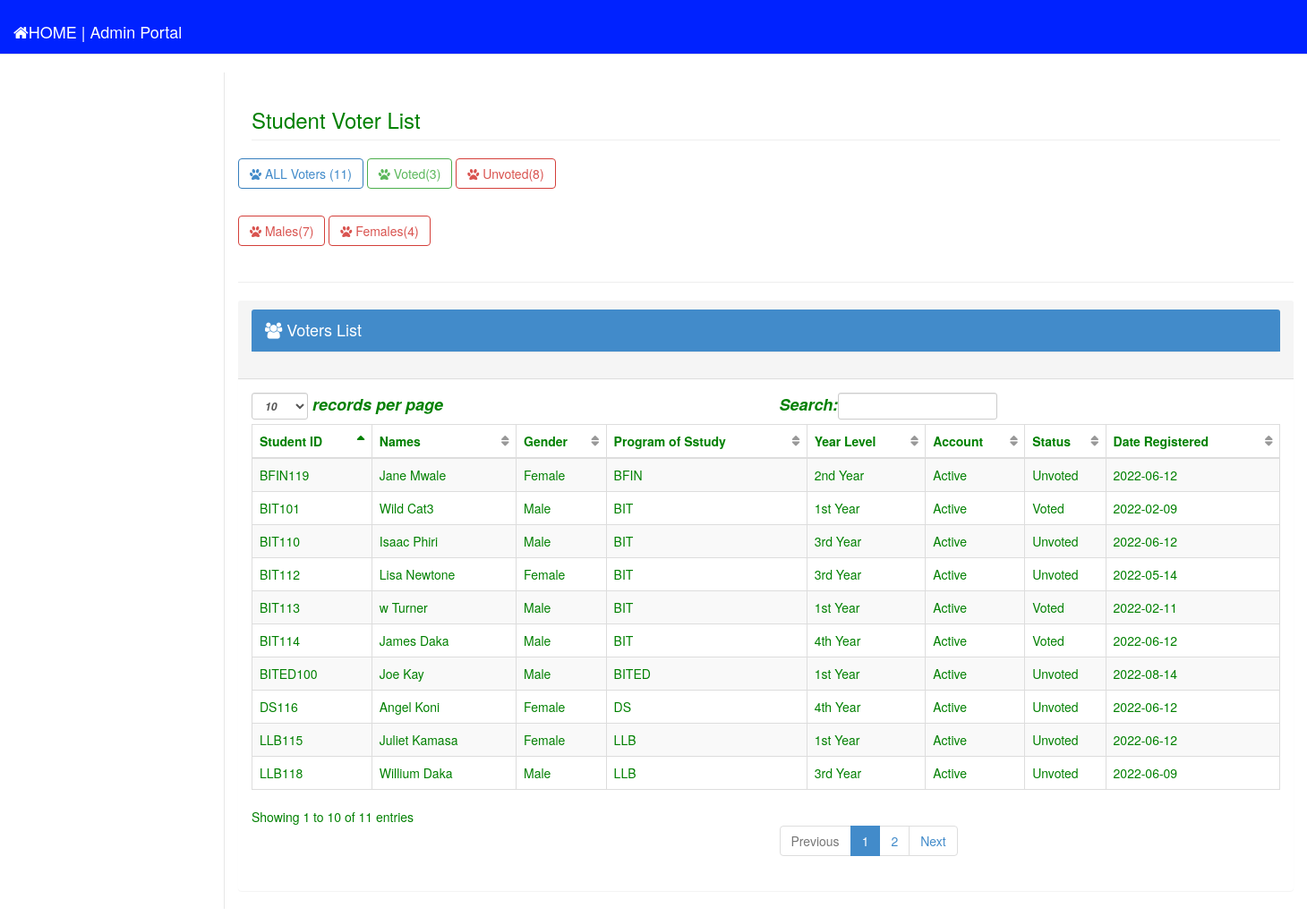
The page /admin2/voters.php (signed in) on the database its author committed.
### tables this page shows
CREATE TABLE `voters` (
  `voters_id` int(11) NOT NULL,
  `id_number` varchar(12) NOT NULL,
  `firstname` varchar(100) NOT NULL,
  `lastname` varchar(100) NOT NULL,
  `gender` varchar(6) NOT NULL,
  `prog_study` varchar(10) NOT NULL,
  `year_level` varchar(100) NOT NULL,
  `status` varchar(100) NOT NULL,
  `account` varchar(100) NOT NULL DEFAULT 'Inactive',
  `date` date DEFAULT NULL,
  `password` varchar(100) NOT NULL
);

### admin2/voters.php (the view, shortened to what this page needs)
<?php include ('head.php');?>
<body>
    <div id="wrapper">
        <?php include ('side_bar.php');?>
        <div id="page-wrapper">
            <div class="row">
                <div class="col-lg-12">
                    <h3 class="page-header">Student Voter List</h3>
                </div>
				<?php
					$count = $conn->query("SELECT COUNT(*) as total FROM `voters`")->fetch_array();
					$count1 =  $conn->query("SELECT COUNT(*) as total FROM `voters` WHERE `status` = 'Voted'")->fetch_array();
					$count2 = $conn->query("SELECT COUNT(*) as total FROM `voters` WHERE `status` = 'Unvoted'")->fetch_array();
                    $count3 = $conn->query("SELECT COUNT(*) as total FROM `voters` WHERE `gender` = 'Male' ")->fetch_array();
                    $count4 =  $conn->query("SELECT COUNT(*) as total FROM `voters` WHERE `gender` = 'Female'")->fetch_array();
					?>
				<a href="voters.php" class = "btn btn-primary btn-outline"><i class = "fa fa-paw"></i> ALL Voters (<?php echo $count['total']?>)</a>
				<a href="voted.php" class = "btn btn-success btn-outline"><i class = "fa fa-paw"></i> Voted(<?php echo $count1['total']?>)</a>
				<a href="unvoted.php" class = "btn btn-danger btn-outline"><i class = "fa fa-paw"></i> Unvoted(<?php echo $count2['total']?>) </a><p><br clear = all><p/>
                <a href=" " class = "btn btn-danger btn-outline"><i class = "fa fa-paw"></i> Males(<?php echo $count3['total']?>)</a>
                <a href=" " class = "btn btn-danger btn-outline"><i class = "fa fa-paw"></i> Females(<?php echo $count4['total']?>)</a> &nbsp; &nbsp; &nbsp; &nbsp; &nbsp;
				<br />
				<br />
				<hr/>
                    <div class="panel panel-default">
                        <div class="panel-heading">
                            <h4 class="modal-title" id="myModalLabel">
												<div class="panel panel-primary">
													<div class="panel-heading"><i class = "fa fa-users"></i>
														Voters List
													</div>
												</div>
											</h4>
                        </div>
                        <div class="panel-body">
                            <div class="table-responsive">
                                <table class="table table-striped table-bordered table-hover" id="dataTables-example">
                                    <thead>
                                            <th>Student ID</th>
                                            <th>Names</th>
                                            <th>Gender</th>
                                            <th>Program of Sstudy</th>
                                            <th>Year Level</th>
                                            <th>Account</th>
                                            <th>Status</th>
                                            <th>Date Registered</th>
                                    </thead>
                                    <tbody>
                                        <?php
                                            require 'dbcon.php';
                                            $query = $conn->query("SELECT * FROM voters ORDER BY voters_id DESC");
                                            while($row1 = $query->fetch_array()){
                                        ?>
                                            <tr >
                                                <td><?php echo $row1 ['id_number'];?></td>
                                                <td><?php echo $row1 ['firstname']." ". $row1 ['lastname'];?></td>
                                                <td><?php echo $row1 ['gender'];?></td>
                                                <td><?php echo $row1['prog_study'];?></td>
                                                <td><?php echo $row1 ['year_level'];?></td>
                                                <td><?php echo $row1 ['account'];?></td>
                                                <td><?php echo $row1 ['status'];?></td>
                                                <td><?php echo $row1 ['date'];?></td>
                                            </tr>
                                       <?php } ?>
                                    </tbody>
                                </table>
                            </div>
                        </div>
                    </div>
            </div>
        </div>
</body>
</html>

### admin2/css/sb-admin-2.css (style rules this page uses)
body { background-color: #f8f8f8; }
#wrapper { width: 100%; }
#page-wrapper { padding: 0 15px; min-height: 568px; background-color: #fff; }
@media (min-width:768px) { #page-wrapper { position: inherit; margin: 0 0 0 250px; padding: 0 30px; border-left: 1px solid #e7e7e7; } }
.btn-outline { color: inherit; background-color: transparent; transition: all .5s; }
.btn-primary.btn-outline { color: #428bca; }
.btn-success.btn-outline { color: #5cb85c; }
.btn-danger.btn-outline { color: #d9534f; }
table.dataTable thead .sorting, table.dataTable thead .sorting_asc, table.dataTable thead .sorting_desc, table.dataTable thead .sorting_asc_disabled, table.dataTable thead .sorting_desc_disabled { background: 0 0; }
table.dataTable thead .sorting_asc:after { content: "\f0de"; float: right; font-family: fontawesome; }
table.dataTable thead .sorting:after { content: "\f0dc"; float: right; font-family: fontawesome; color: rgba(50,50,50,.5); }

### admin2/css/MyStyles.css (style rules this page uses)
body { background-color: white; background-size: 100%; color: green; }
#wrapper { background-color: white; padding-bottom: 20px; }
.panel { border: none; }
a { text-decoration: none; color: black; }

### rows shown on the page
voters: id_number "BITED100", firstname "Joe", lastname "Kay", gender "Male", prog_study "BITED", year_level "1st Year", account "Active", status "Unvoted", date "2022-08-14"
voters: id_number "BIT112", firstname "Lisa", lastname "Newtone", gender "Female", prog_study "BIT", year_level "3rd Year", account "Active", status "Unvoted", date "2022-05-14"
voters: id_number "LLB118", firstname "Willium", lastname "Daka", gender "Male", prog_study "LLB", year_level "3rd Year", account "Active", status "Unvoted", date "2022-06-09"
voters: id_number "LLB115", firstname "Juliet", lastname "Kamasa", gender "Female", prog_study "LLB", year_level "1st Year", account "Active", status "Unvoted", date "2022-06-12"
voters: id_number "DS116", firstname "Angel", lastname "Koni", gender "Female", prog_study "DS", year_level "4th Year", account "Active", status "Unvoted", date "2022-06-12"
voters: id_number "BIT114", firstname "James", lastname "Daka", gender "Male", prog_study "BIT", year_level "4th Year", account "Active", status "Voted", date "2022-06-12"
voters: id_number "BIT110", firstname "Isaac", lastname "Phiri", gender "Male", prog_study "BIT", year_level "3rd Year", account "Active", status "Unvoted", date "2022-06-12"
voters: id_number "BFIN119", firstname "Jane", lastname "Mwale", gender "Female", prog_study "BFIN", year_level "2nd Year", account "Active", status "Unvoted", date "2022-06-12"
voters: id_number "BIT113", firstname "w", lastname "Turner", gender "Male", prog_study "BIT", year_level "1st Year", account "Active", status "Voted", date "2022-02-11"
voters: id_number "BIT101", firstname "Wild", lastname "Cat3", gender "Male", prog_study "BIT", year_level "1st Year", account "Active", status "Voted", date "2022-02-09"

### other values the page prints
$count['total'] "11"
$count1['total'] "3"
$count2['total'] "8"
$count3['total'] "7"
$count4['total'] "4"
